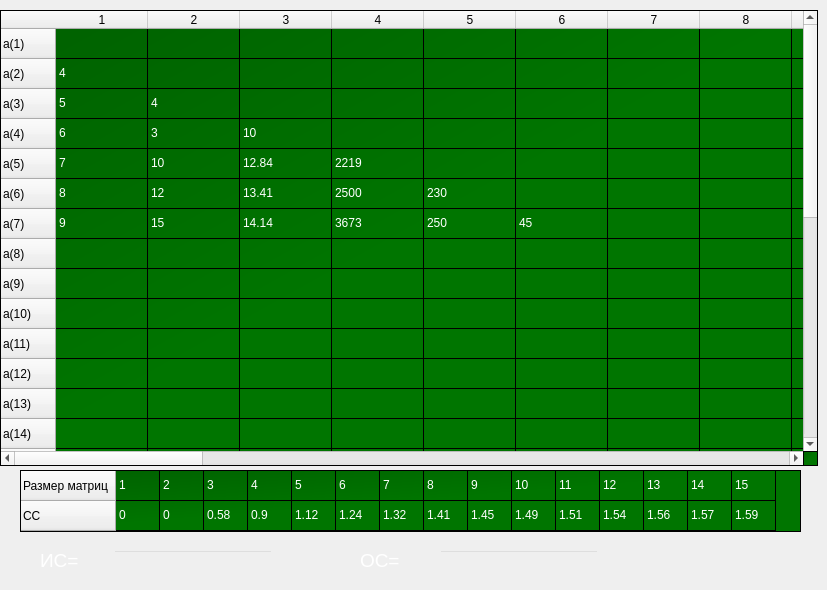
   <widget class="QWidget" name="MAI_1_2">
    <widget class="QTableWidget" name="tableWidget_13">
     <property name="geometry">
      <rect>
       <x>20</x>
       <y>470</y>
       <width>781</width>
       <height>62</height>
      </rect>
     </property>
     <property name="styleSheet">
      <string notr="true">QTableWidget
{
background-color: 
qlineargradient(x1: 0, y1: 0, x2: 0.5, y2: 0.5, stop: 0 #006000, stop: 1 #007500);
color:white;
}</string>
     </property>
     <property name="columnCount">
      <number>15</number>
     </property>
     <attribute name="horizontalHeaderVisible">
      <bool>false</bool>
     </attribute>
     <attribute name="horizontalHeaderMinimumSectionSize">
      <number>30</number>
     </attribute>
     <attribute name="horizontalHeaderDefaultSectionSize">
      <number>44</number>
     </attribute>
     <attribute name="verticalHeaderMinimumSectionSize">
      <number>20</number>
     </attribute>
     <row>
      <property name="text">
       <string>Размер матриц</string>
      </property>
     </row>
     <row>
      <property name="text">
       <string>СС</string>
      </property>
     </row>
     <column>
      <property name="text">
       <string>1</string>
      </property>
     </column>
     <column>
      <property name="text">
       <string>2</string>
      </property>
     </column>
     <column>
      <property name="text">
       <string>3</string>
      </property>
     </column>
     <column>
      <property name="text">
       <string>4</string>
      </property>
     </column>
     <column>
      <property name="text">
       <string>5</string>
      </property>
     </column>
     <column>
      <property name="text">
       <string>6</string>
      </property>
     </column>
     <column>
      <property name="text">
       <string>7</string>
      </property>
     </column>
     <column>
      <property name="text">
       <string>8</string>
      </property>
     </column>
     <column>
      <property name="text">
       <string>9</string>
      </property>
     </column>
     <column>
      <property name="text">
       <string>10</string>
      </property>
     </column>
     <column>
      <property name="text">
       <string>11</string>
      </property>
     </column>
     <column>
      <property name="text">
       <string>12</string>
      </property>
     </column>
     <column>
      <property name="text">
       <string>13</string>
      </property>
     </column>
     <column>
      <property name="text">
       <string>14</string>
      </property>
     </column>
     <column>
      <property name="text">
       <string>15</string>
      </property>
     </column>
     <item row="0" column="0">
      <property name="text">
       <string>1</string>
      </property>
     </item>
     <item row="0" column="1">
      <property name="text">
       <string>2</string>
      </property>
     </item>
     <item row="0" column="2">
      <property name="text">
       <string>3</string>
      </property>
     </item>
     <item row="0" column="3">
      <property name="text">
       <string>4</string>
      </property>
     </item>
     <item row="0" column="4">
      <property name="text">
       <string>5</string>
      </property>
     </item>
     <item row="0" column="5">
      <property name="text">
       <string>6</string>
      </property>
     </item>
     <item row="0" column="6">
      <property name="text">
       <string>7</string>
      </property>
     </item>
     <item row="0" column="7">
      <property name="text">
       <string>8</string>
      </property>
     </item>
     <item row="0" column="8">
      <property name="text">
       <string>9</string>
      </property>
     </item>
     <item row="0" column="9">
      <property name="text">
       <string>10</string>
      </property>
     </item>
     <item row="0" column="10">
      <property name="text">
       <string>11</string>
      </property>
     </item>
     <item row="0" column="11">
      <property name="text">
       <string>12</string>
      </property>
     </item>
     <item row="0" column="12">
      <property name="text">
       <string>13</string>
      </property>
     </item>
     <item row="0" column="13">
      <property name="text">
       <string>14</string>
      </property>
     </item>
     <item row="0" column="14">
      <property name="text">
       <string>15</string>
      </property>
     </item>
     <item row="1" column="0">
      <property name="text">
       <string>0</string>
      </property>
     </item>
     <item row="1" column="1">
      <property name="text">
       <string>0</string>
      </property>
     </item>
     <item row="1" column="2">
      <property name="text">
       <string>0.58</string>
      </property>
     </item>
     <item row="1" column="3">
      <property name="text">
       <string>0.9</string>
      </property>
     </item>
     <item row="1" column="4">
      <property name="text">
       <string>1.12</string>
      </property>
     </item>
     <item row="1" column="5">
      <property name="text">
       <string>1.24</string>
      </property>
     </item>
     <item row="1" column="6">
      <property name="text">
       <string>1.32</string>
      </property>
     </item>
     <item row="1" column="7">
      <property name="text">
       <string>1.41</string>
      </property>
     </item>
     <item row="1" column="8">
      <property name="text">
       <string>1.45</string>
      </property>
     </item>
     <item row="1" column="9">
      <property name="text">
       <string>1.49</string>
      </property>
     </item>
     <item row="1" column="10">
      <property name="text">
       <string>1.51</string>
      </property>
     </item>
     <item row="1" column="11">
      <property name="text">
       <string>1.54</string>
      </property>
     </item>
     <item row="1" column="12">
      <property name="text">
       <string>1.56</string>
      </property>
     </item>
     <item row="1" column="13">
      <property name="text">
       <string>1.57</string>
      </property>
     </item>
     <item row="1" column="14">
      <property name="text">
       <string>1.59</string>
      </property>
     </item>
    </widget>
    <widget class="QTableWidget" name="tableWidget_12">
     <property name="geometry">
      <rect>
       <x>0</x>
       <y>10</y>
       <width>818</width>
       <height>456</height>
      </rect>
     </property>
     <property name="styleSheet">
      <string notr="true">QTableWidget
{
background-color: 
qlineargradient(x1: 0, y1: 0, x2: 0.5, y2: 0.5, stop: 0 #006000, stop: 1 #007500);
color:white;
}</string>
     </property>
     <property name="columnCount">
      <number>33</number>
     </property>
     <attribute name="horizontalHeaderDefaultSectionSize">
      <number>92</number>
     </attribute>
     <row>
      <property name="text">
       <string>a(1)</string>
      </property>
     </row>
     <row>
      <property name="text">
       <string>a(2)</string>
      </property>
     </row>
     <row>
      <property name="text">
       <string>a(3)</string>
      </property>
     </row>
     <row>
      <property name="text">
       <string>a(4)</string>
      </property>
     </row>
     <row>
      <property name="text">
       <string>a(5)</string>
      </property>
     </row>
     <row>
      <property name="text">
       <string>a(6)</string>
      </property>
     </row>
     <row>
      <property name="text">
       <string>a(7)</string>
      </property>
     </row>
     <row>
      <property name="text">
       <string>a(8)</string>
      </property>
     </row>
     <row>
      <property name="text">
       <string>a(9)</string>
      </property>
     </row>
     <row>
      <property name="text">
       <string>a(10)</string>
      </property>
     </row>
     <row>
      <property name="text">
       <string>a(11)</string>
      </property>
     </row>
     <row>
      <property name="text">
       <string>a(12)</string>
      </property>
     </row>
     <row>
      <property name="text">
       <string>a(13)</string>
      </property>
     </row>
     <row>
      <property name="text">
       <string>a(14)</string>
      </property>
     </row>
     <row>
      <property name="text">
       <string>a(15)</string>
      </property>
     </row>
     <row>
      <property name="text">
       <string>a(16)</string>
      </property>
     </row>
     <row>
      <property name="text">
       <string>a(17)</string>
      </property>
     </row>
     <row>
      <property name="text">
       <string>a(18)</string>
      </property>
     </row>
     <row>
      <property name="text">
       <string>a(19)</string>
      </property>
     </row>
     <row>
      <property name="text">
       <string>a(20)</string>
      </property>
     </row>
     <row>
      <property name="text">
       <string>a(21)</string>
      </property>
     </row>
     <row>
      <property name="text">
       <string>a(22)</string>
      </property>
     </row>
     <row>
      <property name="text">
       <string>a(23)</string>
      </property>
     </row>
     <row>
      <property name="text">
       <string>a(24)</string>
      </property>
     </row>
     <row>
      <property name="text">
       <string>a(25)</string>
      </property>
     </row>
     <row>
      <property name="text">
       <string>a(26)</string>
      </property>
     </row>
     <row>
      <property name="text">
       <string>a(27)</string>
      </property>
     </row>
     <row>
      <property name="text">
       <string>a(28)</string>
      </property>
     </row>
     <row>
      <property name="text">
       <string>a(29)</string>
      </property>
     </row>
     <row>
      <property name="text">
       <string>sum(a(i))</string>
      </property>
     </row>
     <column>
      <property name="text">
       <string>1</string>
      </property>
     </column>
     <column>
      <property name="text">
       <string>2</string>
      </property>
     </column>
     <column>
      <property name="text">
       <string>3</string>
      </property>
     </column>
     <column>
      <property name="text">
       <string>4</string>
      </property>
     </column>
     <column>
      <property name="text">
       <string>5</string>
      </property>
     </column>
     <column>
      <property name="text">
       <string>6</string>
      </property>
     </column>
     <column>
      <property name="text">
       <string>7</string>
      </property>
     </column>
     <column>
      <property name="text">
       <string>8</string>
      </property>
     </column>
     <column>
      <property name="text">
       <string>9</string>
      </property>
     </column>
     <column>
      <property name="text">
       <string>10</string>
      </property>
     </column>
     <column>
      <property name="text">
       <string>11</string>
      </property>
     </column>
     <column>
      <property name="text">
       <string>12</string>
      </property>
     </column>
     <column>
      <property name="text">
       <string>13</string>
      </property>
     </column>
     <column>
      <property name="text">
       <string>14</string>
      </property>
     </column>
     <column>
      <property name="text">
       <string>15</string>
      </property>
     </column>
     <column>
      <property name="text">
       <string>16</string>
      </property>
     </column>
     <column>
      <property name="text">
       <string>17</string>
      </property>
     </column>
     <column>
      <property name="text">
       <string>18</string>
      </property>
     </column>
     <column>
      <property name="text">
       <string>19</string>
      </property>
     </column>
     <column>
      <property name="text">
       <string>20</string>
      </property>
     </column>
     <column>
      <property name="text">
       <string>21</string>
      </property>
     </column>
     <column>
      <property name="text">
       <string>22</string>
      </property>
     </column>
     <column>
      <property name="text">
       <string>23</string>
      </property>
     </column>
     <column>
      <property name="text">
       <string>24</string>
      </property>
     </column>
     <column>
      <property name="text">
       <string>25</string>
      </property>
     </column>
     <column>
      <property name="text">
       <string>26</string>
      </property>
     </column>
     <column>
      <property name="text">
       <string>27</string>
      </property>
     </column>
     <column>
      <property name="text">
       <string>28</string>
      </property>
     </column>
     <column>
      <property name="text">
       <string>29</string>
      </property>
     </column>
     <column>
      <property name="text">
       <string>П(а(i))</string>
      </property>
     </column>
     <column>
      <property name="text">
       <string>П(а(i))^(1/6)</string>
      </property>
     </column>
     <column>
      <property name="text">
       <string>x(i)</string>
      </property>
     </column>
     <column>
      <property name="text">
       <string>max(lambda)</string>
      </property>
     </column>
     <item row="1" column="0">
      <property name="text">
       <string>4</string>
      </property>
     </item>
     <item row="2" column="0">
      <property name="text">
       <string>5</string>
      </property>
     </item>
     <item row="2" column="1">
      <property name="text">
       <string>4</string>
      </property>
     </item>
     <item row="3" column="0">
      <property name="text">
       <string>6</string>
      </property>
     </item>
     <item row="3" column="1">
      <property name="text">
       <string>3</string>
      </property>
     </item>
     <item row="3" column="2">
      <property name="text">
       <string>10</string>
      </property>
     </item>
     <item row="4" column="0">
      <property name="text">
       <string>7</string>
      </property>
     </item>
     <item row="4" column="1">
      <property name="text">
       <string>10</string>
      </property>
     </item>
     <item row="4" column="2">
      <property name="text">
       <string>12.84</string>
      </property>
     </item>
     <item row="4" column="3">
      <property name="text">
       <string>2219</string>
      </property>
     </item>
     <item row="5" column="0">
      <property name="text">
       <string>8</string>
      </property>
     </item>
     <item row="5" column="1">
      <property name="text">
       <string>12</string>
      </property>
     </item>
     <item row="5" column="2">
      <property name="text">
       <string>13.41</string>
      </property>
     </item>
     <item row="5" column="3">
      <property name="text">
       <string>2500</string>
      </property>
     </item>
     <item row="5" column="4">
      <property name="text">
       <string>230</string>
      </property>
     </item>
     <item row="6" column="0">
      <property name="text">
       <string>9</string>
      </property>
     </item>
     <item row="6" column="1">
      <property name="text">
       <string>15</string>
      </property>
     </item>
     <item row="6" column="2">
      <property name="text">
       <string>14.14</string>
      </property>
     </item>
     <item row="6" column="3">
      <property name="text">
       <string>3673</string>
      </property>
     </item>
     <item row="6" column="4">
      <property name="text">
       <string>250</string>
      </property>
     </item>
     <item row="6" column="5">
      <property name="text">
       <string>45</string>
      </property>
     </item>
    </widget>
    <widget class="QLineEdit" name="IS_1">
     <property name="geometry">
      <rect>
       <x>113</x>
       <y>550</y>
       <width>160</width>
       <height>30</height>
      </rect>
     </property>
     <property name="styleSheet">
      <string notr="true">QLineEdit
{
background: rgb(0,0,0,0);
color: white;
}</string>
     </property>
     <property name="text">
      <string/>
     </property>
    </widget>
    <widget class="QLabel" name="IS_1_l">
     <property name="geometry">
      <rect>
       <x>40</x>
       <y>540</y>
       <width>121</width>
       <height>41</height>
      </rect>
     </property>
     <property name="styleSheet">
      <string notr="true">QLabel
{
color: white;
}</string>
     </property>
     <property name="text">
      <string>&lt;html&gt;&lt;head/&gt;&lt;body&gt;&lt;p&gt;&lt;span style=&quot; font-size:14pt;&quot;&gt;ИС=&lt;/span&gt;&lt;/p&gt;&lt;/body&gt;&lt;/html&gt;</string>
     </property>
    </widget>
    <widget class="QLineEdit" name="OS_1">
     <property name="geometry">
      <rect>
       <x>439</x>
       <y>550</y>
       <width>160</width>
       <height>30</height>
      </rect>
     </property>
     <property name="styleSheet">
      <string notr="true">QLineEdit
{
background: rgb(0,0,0,0);
color: white;
}</string>
     </property>
     <property name="text">
      <string/>
     </property>
    </widget>
    <widget class="QLabel" name="OS_1_l">
     <property name="geometry">
      <rect>
       <x>360</x>
       <y>540</y>
       <width>121</width>
       <height>41</height>
      </rect>
     </property>
     <property name="styleSheet">
      <string notr="true">QLabel
{
color: white;
}</string>
     </property>
     <property name="text">
      <string>&lt;html&gt;&lt;head/&gt;&lt;body&gt;&lt;p&gt;&lt;span style=&quot; font-size:14pt;&quot;&gt;ОС=&lt;/span&gt;&lt;/p&gt;&lt;/body&gt;&lt;/html&gt;</string>
     </property>
    </widget>
   </widget>
